Frame 1 (no input): blank canvas, image omitted
Frame 60 (no input): blank canvas, image omitted
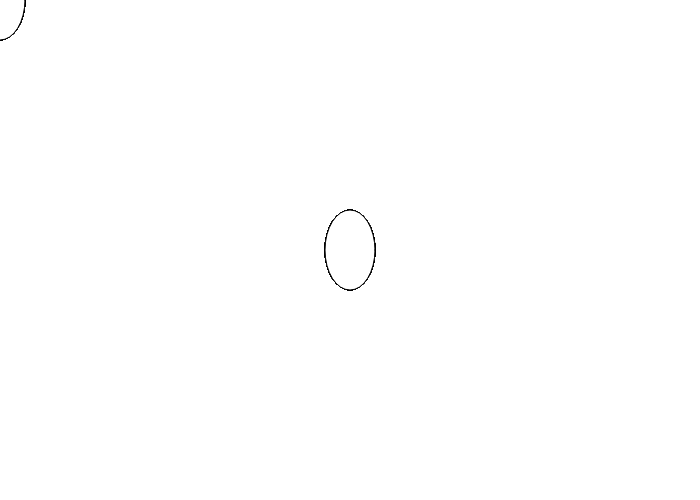
Frame 120 (the mouse pressed at the canvas centre since frame 60)

The p5.js sketch whose frames 1 and 60 were blank and that drew this single picture after the mouse press (run headless with seeded random() and noise() and a simulated clock; from frame 60 on, the mouse is pressed at the canvas centre):

// p5.js sketch
// ── sketch.js
function setup() {
  // put setup code here
  createCanvas(700, 500);
}

function draw() {
  // put drawing code here

  ellipse(mouseX, mouseY, 50, 80) ;
}
